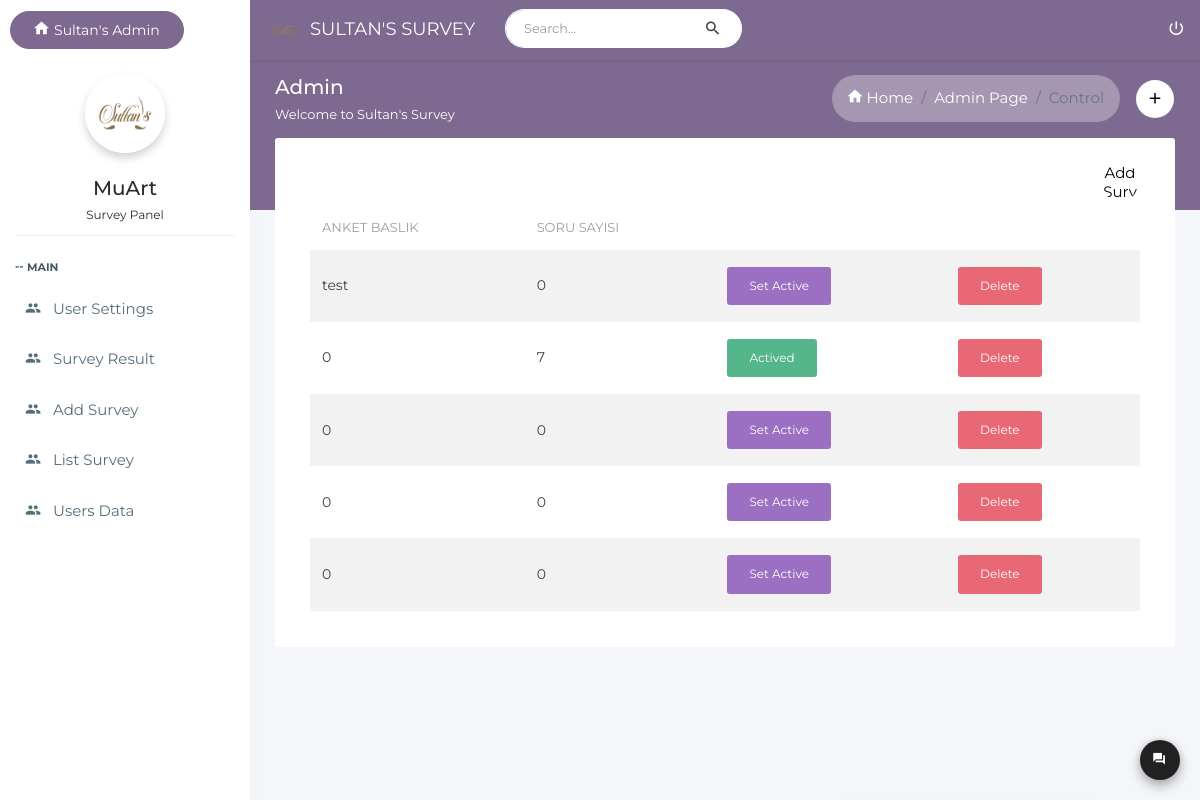
The page /admin/anket-listele.php (signed in) on the database as committed earlier.
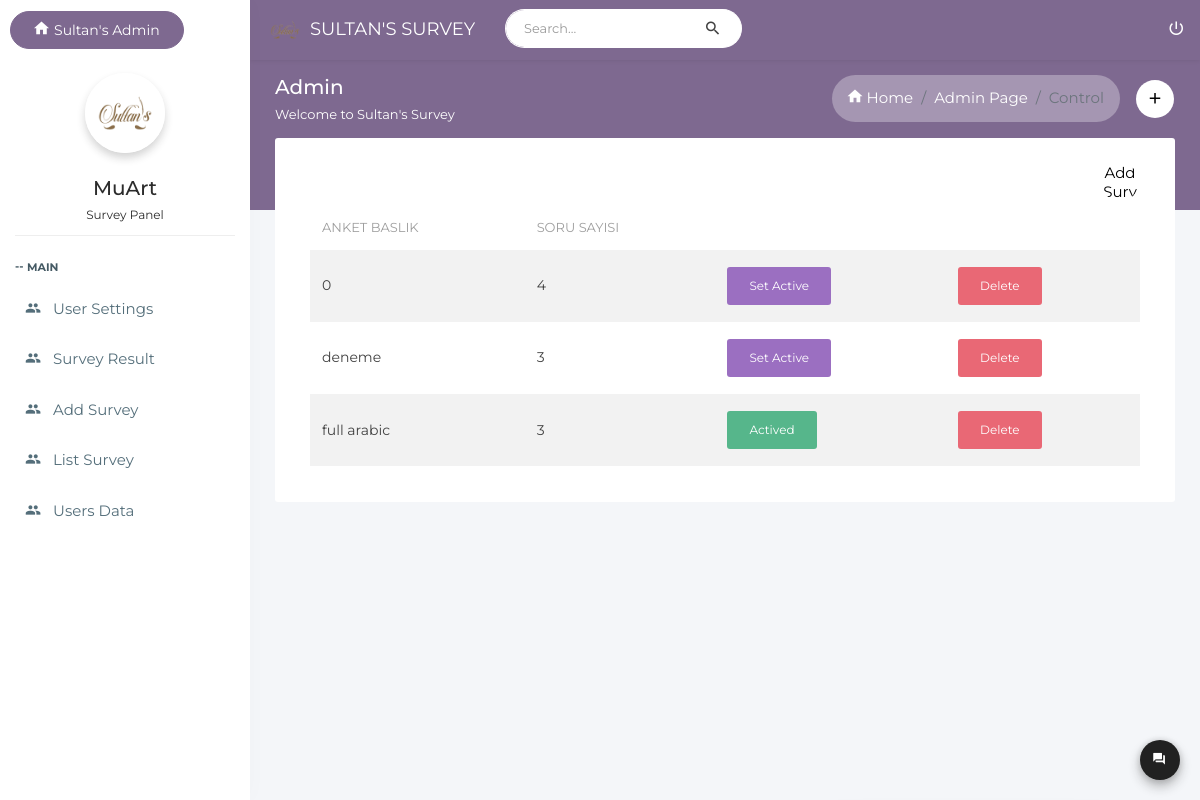
The same page on the database as committed later.
### tables this page shows
CREATE TABLE `anket` (
  `id` int(11) NOT NULL,
  `baslik` varchar(500) NOT NULL
);

### utils/anketListHandler.php (the view, shortened to what this page needs)
<?php
include_once '../settings/init.php';
function getAnkets()
{
    global $db;
    $sql = 'SELECT * FROM anket';
    $result = $db->query($sql, PDO::FETCH_ASSOC);
    if ($result->rowCount() > 0) {
        foreach ($result as $row) {
            renderAnket($row);
        }
    }
}
function renderAnket($anket)
{
    $count = getAnketQuestSize($anket['id']); ?>
    <tr onclick="window.location.href = 'anket-detay.php?anket_id=<?php echo $anket['id']; ?>'"
        style="cursor: pointer;">
        <td><?php echo $anket['baslik']; ?></td>
        <td><?php echo $count; ?></td>
        <td><?php activeStatus($anket['id']); ?></td>
        <td><?php removeAnket($anket['id']); ?></td>
    </tr>
    <?php
}
function removeAnket($id)
{
	    ?>
    <a href="../utils/deleteAnket.php?anket_id=<?php echo $id;?>" class="btn btn-danger">Delete</a>
    <?php
}
function activeStatus($anketID)
{
    if ($anketID == aktifAnket()) {
        activeText();
    } else {
        activeButton($anketID);
    }
}
function activeButton($anketID)
{
    ?>
    <a class="btn btn-primary" href="setActiveAnket.php?anket_id=<?php echo $anketID; ?>">Set Active</a>
    <?php
}
function activeText()
{
    ?>
    <p class="btn btn-success"> Actived</p>
    <?php
}
function getAnketQuestSize($anketID)
{
    global $db;
    $sql = "SELECT * FROM soru WHERE anketID={$anketID}";
    $result = $db->query($sql, PDO::FETCH_ASSOC);
    return $result->rowCount();
}
function aktifAnket()
{
    global $db;
    $sql = 'SELECT * FROM aktif_anket';
    $result = $db->query($sql, PDO::FETCH_ASSOC);
    $id = 0;
    foreach ($result as $key) {
        $id = $key['aktif_id'];
    }
    return $id;
}

Rows that differ between the two databases and show on the page:
removed anket: baslik "test", count "0"
removed anket: baslik "0", count "0"
computed for anket (number 1 of 3 on the later page): count "7" → "4"; text "Actived" → "Set Active"
changed anket: baslik "0" → "deneme"; count "0" → "3"
changed anket: baslik "0" → "full arabic"; count "0" → "3"; text "Set Active" → "Actived"
